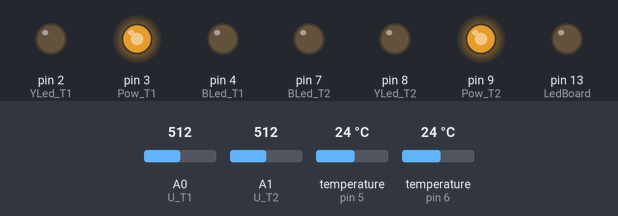
Bench run of a sketch on a simulated Arduino Uno, built with avr-gcc and run on an emulated ATmega328P. Shown: output pins drawn as LEDs (lit = HIGH). The inputs (shaded band) are chosen by the test bench; at power-on: temperature (sensors on pin 5, pin 6) 24 °C, A0 (U_T1) = 512, A1 (U_T2) = 512. What the sketch prints to the serial monitor is not drawn.

Above: at 5.2 s.
5.3 s: temperature (sensor on pin 5) set to 10.8 °C
12.2 s: temperature (sensor on pin 5) set to 9.2 °C
At 13.7 s:
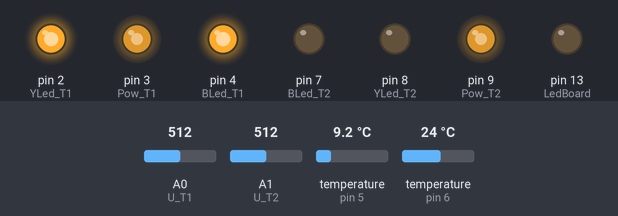
At 40.3 s:
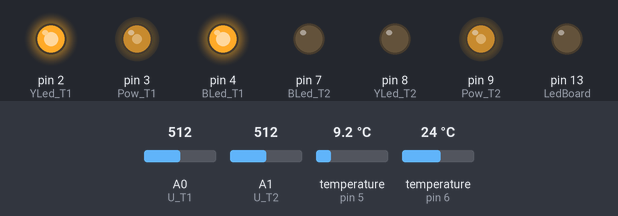
Timing chart, 0 to 46.0 s (numbered marks = the images above; inputs shaded):
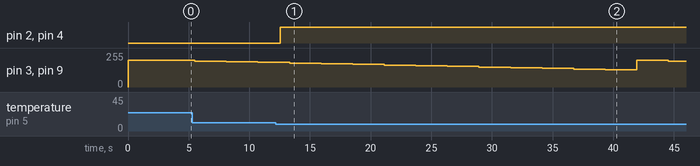

Measured:
- the behaviour switches between 10 and 9.9 °C on temperature (sensor on pin 5) (found by bisection; images 0 and 1)
- after the input at 12.2 s, pin 2 (YLed_T1), pin 4 (BLed_T1): LOW → HIGH after 0.37 s

The sketch:

BrakDallas.ino
```cpp
//Питание на далласы идет через шим Т1- D3, Т2 - D9
//Данные с термодатчиков подключены Т1- D5, Т2 - D6
//Контроль питания датчиков, аналоговые входы Т1- A0, Т2 - A1

// версия 08 отличается переходом на внешний для процессора источник опорного напряжения.
// использую 3,3В от усб микросхемы как опорное, подав его на VREF вход.
// использовать переключение analogReference(EXTERNAL)


#include <DS18B20.h>

//-----------------------------------------Переменные и константы
DS18B20 ds1(5);                             // pin D5 Т1 порт
DS18B20 ds2(6);                             // pin D6 Т2 порт

#define LedBoard 13                         // pin D13 Светодиод на плате
#define YLed_T1 2                           // pin D2 Желт Т1
#define BLed_T1 4                           // pin D4 Синий Т1
#define YLed_T2 8                           // pin D8 Желт Т2
#define BLed_T2 7                           // pin D7 Синий Т2

#define Pow_T1 3                            // pin D3 Питание Т1 шим.
#define Pow_T2 9                            // pin D9 Питание Т2 шим.

#define U_T1 0                              // pin А0 Напряжение на Т1
#define U_T2 1                              // pin А1 Напряжение на Т2

//#define VDD 4.67                            // (В) опорное напряжение (питание процессора)
#define VREF  3.3                           // вольты. Опорное напряжение от USB моста

#define Pow_T_start 200                     // максимальное значение ШИМ. Выставляется в начале теста.  Соотв. 2.98В
#define Pow_T1_end 130                      // минимальное значение ШИМ. Конец теста.                   Соотв. 1.93В

#define volU_T_porog 2.30                   // (В) пороговое напряжение принятия решения о качестве датчика ! уточнить !!! очень низкое

int Pow_T1_Vol = 255;                       // Переменная, кот хранит ШИМ для питания термодатчика Т1
int Pow_T2_Vol = 255;                       // Переменная, кот хранит ШИМ для питания термодатчика Т2

float volU_T1;
float volU_T2;
float zamerT;
//-------------------------------------------

//------------------------------------------Предварительные установки
void setup() {

  /* переключение на внешний ИОН 3.3V от USB */
  analogReference(EXTERNAL);

  pinMode(LedBoard, OUTPUT);
  pinMode(YLed_T1, OUTPUT);
  pinMode(BLed_T1, OUTPUT);
  pinMode(YLed_T2, OUTPUT);
  pinMode(BLed_T2, OUTPUT);

  pinMode(Pow_T1, OUTPUT);
  pinMode(Pow_T2, OUTPUT);

  pinMode(U_T1, INPUT);
  pinMode(U_T2, INPUT);

  //digitalWrite(Pow_T1, HIGH);                   // включим питание термодатчику Т1
  //digitalWrite(Pow_T2, HIGH);                   // включим питание термодатчику Т2

  Pow_T1_Vol = Pow_T_start;
  Pow_T2_Vol = Pow_T_start;
  analogWrite(Pow_T1, Pow_T1_Vol);                // включим питание термодатчику Т1
  analogWrite(Pow_T2, Pow_T2_Vol);                // включим питание термодатчику Т2

  Serial.begin(9600);                           // start serial port
  delay(4000);                                  // при запуске видимо емкости не заряжены и напряжение низкое и термодатчики дают срыв
  Serial.println();                             // ? одна пустая строка организует начало вывода на экран монитора порта. Иначе первая строка сбивается ?
  Serial.print("Необходимо подключить внешний ИОН 3.3В");
  Serial.println();
}
//-------------------------------------------

// ------------------------------------------Функция замера температуры
float tDatchika(byte nomerDatchika){
  float z;
  switch (nomerDatchika) {
    case 1:
      z = -127;                                  // обозначим отсутствие ответа от датчика как -127С
      while (ds1.selectNext()) {
      z = ds1.getTempC();                        // запрос температуры Т1
    }
      break;
    case 2:
      z = -127;                                  // обозначим отсутствие ответа от датчика как -127С
      while (ds2.selectNext()) {
      z = ds2.getTempC();                        // запрос температуры Т2
    }
      break;
    default:
      z = -127;
  }
  return z;
}
// ------------------------------------------

// ------------------------------------------Основной цикл
void loop() {


  zamerT = tDatchika(1);                                  //------------------------------ замер Т1

  volU_T1 = ((float) analogRead(U_T1)*VREF)/1024.0;          // замер напряжения питания Т1
  Serial.print("U(T1):");
  Serial.print(volU_T1);                                  // печать напряжения питания Т1

  if (zamerT < 10){                                       // плохой замер, в том числе отсутствие датчика
      Serial.print("\t");                                 // печать табулятора
      Serial.print("нет Т1  ");
      digitalWrite(YLed_T1, HIGH);
      digitalWrite(BLed_T1, HIGH);
  }
  else {                                                  // действительный замер
      Serial.print("\t");                                 // печать табулятора
      Serial.print("T1:");
      Serial.print(zamerT);
      digitalWrite(YLed_T1, LOW);
      digitalWrite(BLed_T1, LOW);
  }


  zamerT = tDatchika(2);                                  //------------------------------ замер Т2

  volU_T2 = ((float) analogRead(U_T2)*VREF)/1024.0;          // замер напряжения питания Т2
  Serial.print("\t");                                     // печать табулятора
  Serial.print("U(T2):");
  Serial.print(volU_T2);                                  // печать напряжения питания Т2

  if (zamerT == -127){
      Serial.print("\t");                                 // печать табулятора
      Serial.print("нет Т2  ");
      digitalWrite(YLed_T2, HIGH);
      digitalWrite(BLed_T2, HIGH);
  }
  else {                                                  // действительный замер
      Serial.print("\t");                                 // печать табулятора
      Serial.print("T2:");
      Serial.print(zamerT);
      digitalWrite(YLed_T2, LOW);
      digitalWrite(BLed_T2, LOW);
  }


  Serial.print("\t");                                      // печать табулятора
  Serial.print("Шим:");
  Serial.print(Pow_T2_Vol);                                // печать напряжения питания Т1


  Serial.println(); // закончить строку


//  if (Pow_T1_Vol > 0) Pow_T1_Vol-- ;
//  if (Pow_T2_Vol > 0) Pow_T2_Vol-- ;

  Pow_T1_Vol = Pow_T1_Vol - 5 ;
  if (Pow_T1_Vol < Pow_T1_end){
    Pow_T1_Vol = Pow_T_start;
  }
  analogWrite(Pow_T1, Pow_T1_Vol);
  //delay(1000);                                  // при резком увеличении напряжения емкость не успевает зарядиться

  Pow_T2_Vol = Pow_T2_Vol - 5 ;
  if (Pow_T2_Vol < Pow_T1_end){
    Pow_T2_Vol = Pow_T_start;
  }
  analogWrite(Pow_T2, Pow_T2_Vol);
  delay(1000);    // при резком увеличении напряжения емкость не успевает зарядиться


  delay(100);

}
```
